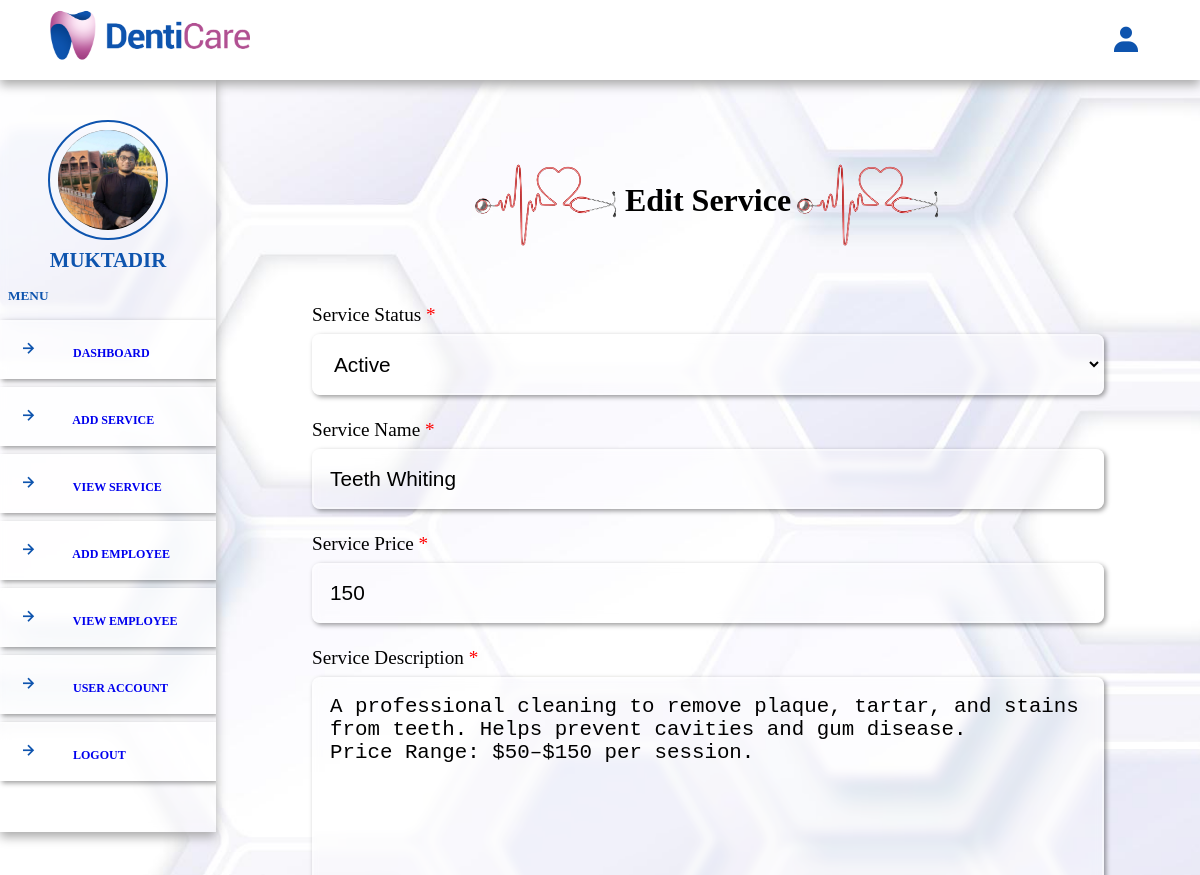
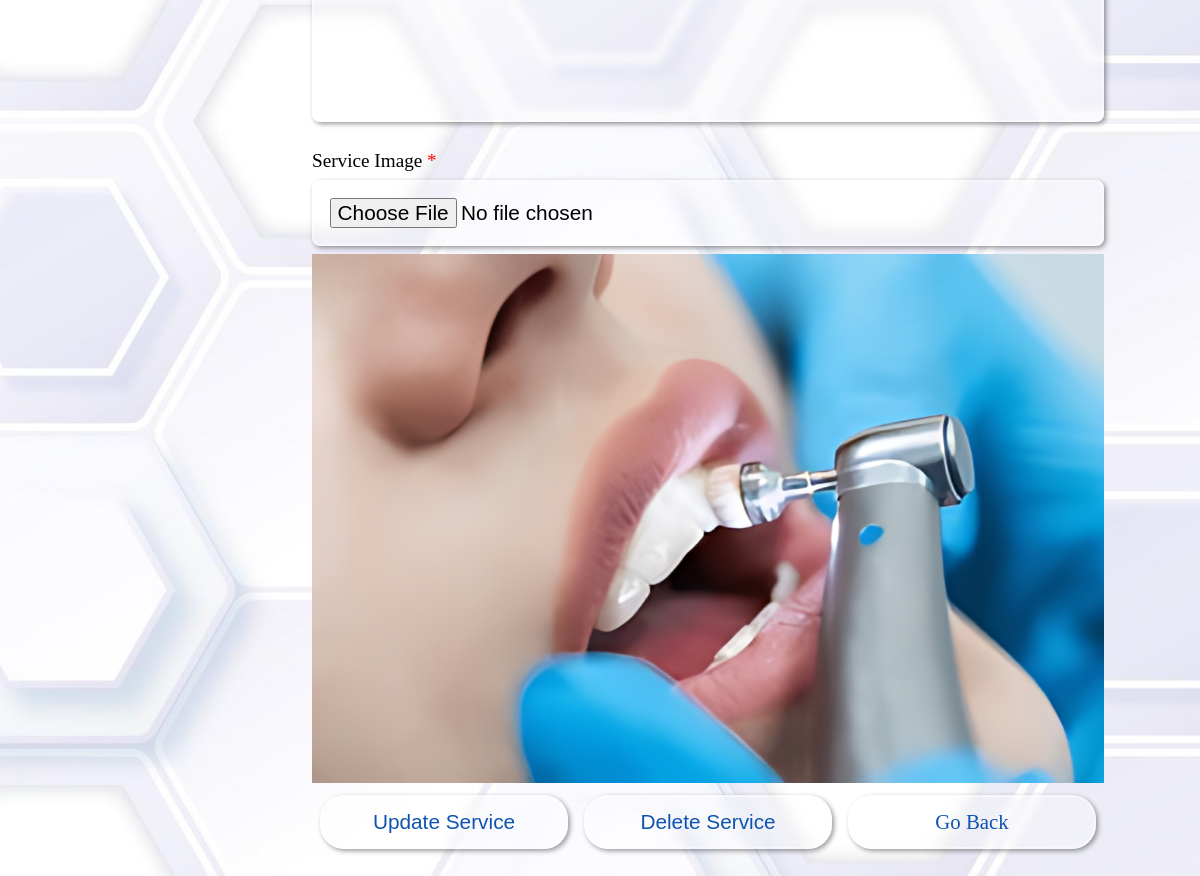
/admin/edit_service.php?id=d3vnOi2wiSUsdJ6y9zfJ (signed in), run on the app's committed database (2 pictures, top to bottom).
### tables this page shows
CREATE TABLE `services` (
  `id` varchar(255) NOT NULL,
  `name` varchar(255) NOT NULL,
  `price` int(11) NOT NULL,
  `image` varchar(255) NOT NULL,
  `service_details` text NOT NULL,
  `status` varchar(255) NOT NULL
);

### admin/edit_service.php (the view, shortened to what this page needs)
<?php
include '../components/connect.php';
?>
<!DOCTYPE html>
<html lang="en">
<head>
    <link rel="stylesheet" href="https://cdnjs.cloudflare.com/ajax/libs/font-awesome/6.2.0/css/all.min.css">
    <link rel="stylesheet" href="../css/admin_style.css?v=<?php echo time(); ?>">
    <link rel="stylesheet" href="https://unpkg.com/boxicons@latest/css/boxicons.min.css">
</head>
<body>
    <div class="main-container">
        <?php include '../components/admin_header.php'; ?>
        <section class="post_editor">
        <div class="heading">
                <h1><img src="../image/separator.png">Edit Service<img src="../image/separator.png"></h1>
            </div>
            <div class="form-container">
                <?php
                $service_id = $_GET['id'];
                $select_service = $conn->prepare("SELECT * FROM `services` WHERE id = ?");
                $select_service->execute([$service_id]);
                if ($select_service->rowCount() > 0) {
                    $fetch_service = $select_service->fetch(PDO::FETCH_ASSOC);
                ?>
                <form action="" method="post" enctype="multipart/form-data">
                    <div class="input-field">
                        <p>Service Status <span>*</span></p>
                        <select name="status" class="box">
                            <option value="active" <?= ($fetch_service['status'] === 'active') ? 'selected' : ''; ?>>Active</option>
                        </select>
                    </div>
                    <div class="input-field">
                        <p>Service Name <span>*</span></p>
                        <input type="text" name="name" value="<?= $fetch_service['name']; ?>" class="box" required>
                    </div>
                    <div class="input-field">
                        <p>Service Price <span>*</span></p>
                        <input type="number" name="price" value="<?= $fetch_service['price']; ?>" class="box" required>
                    </div>
                    <div class="input-field">
                        <p>Service Description <span>*</span></p>
                        <textarea name="content" class="box" required><?= $fetch_service['service_details']; ?></textarea>
                    </div>
                    <div class="input-field">
                        <p>Service Image <span>*</span></p>
                        <input type="file" name="image" accept="image/*" class="box">
                        <?php if($fetch_service['image'] != '') { ?>
                            <img src="../uploaded_files/<?= $fetch_service['image']; ?>" class="image" style="width: 100%;">
                        <?php } ?>
                    </div>
                    <div class="flex-btn">
                        <button type="submit" name="update" class="btn">Update Service</button>
                        <button type="submit" name="delete" class="btn" onclick="return confirm('Delete this service?');">Delete Service</button>
                        <a href="view_service.php?post_id=<?= $fetch_service['id']; ?>" class="btn" style="text-align: center;" >Go Back</a>
                    </div>
                </form>
                <?php
                } else {
                    echo '<div class="empty"><p>No services found</p></div>';
                }
                ?>
            </div>
        </section>
    </div>
</body>
</html>

### components/admin_header.php (shortened to what this page needs)
<header>
    <div class="logo">
        <img src="../image/logo.png" width="200">
    </div>
    <div class="right">
        <div class="profile-icon">
            <i class="bx bxs-user" id="user-btn"></i>
        </div>
    </div>
</header>
<div class="side-container">
    <div class="sidebar">
        <?php
        $select_profile = $conn->prepare("SELECT * FROM `admin` WHERE id = ?");
        $select_profile->execute([$admin_id]);
        if ($select_profile->rowCount() > 0) {
            $fetch_profile = $select_profile->fetch(PDO::FETCH_ASSOC);
        ?>
            <div class="profile">
                <img src="../uploaded_files/<?= $fetch_profile['image']; ?>" class="logo-img" alt="Profile Picture">
                <p><?= $fetch_profile['name']; ?></p>
            </div>
        <?php
        }
        ?>
        <h5>Menu</h5>
        <div class="navbar">
            <ul>
                <li><a href="dashboard.php"><i class="bx bx-right-arrow-alt"></i> Dashboard</a></li>
                <li><a href="add_service.php"><i class="bx bx-right-arrow-alt"></i> Add Service</a></li>
                <li><a href="view_service.php"><i class="bx bx-right-arrow-alt"></i> View Service</a></li>
                <li><a href="add_employee.php"><i class="bx bx-right-arrow-alt"></i> Add Employee</a></li>
                <li><a href="view_employee.php"><i class="bx bx-right-arrow-alt"></i> View Employee</a></li>
                <li><a href="user_account.php"><i class="bx bx-right-arrow-alt"></i> User Account</a></li>
                <li><a href="../components/admin_logout.php" onclick="return confirm('Logout from this website?');"><i class="bx bx-right-arrow-alt"></i> Logout</a></li>
            </ul>
        </div>
    </div>
</div>

### css/admin_style.css (style rules this page uses)
* { margin: 0; padding: 0; box-sizing: border-box; outline: none; text-decoration: none; list-style: none; }
:root { --space: 2rem; --main-color: #0e54ae; --pink-color: #ff8e9d; --pink-opacity: #ffe6e9; --white-alfa-40: rgba(255, 255, 255, 0.40); --white-alfa-25: rgba(255, 255, 255, 0.25); --backdrop-filter: blur(5px); --box-shadow: 2px 2px 5px rgba(0, 0, 0, 0.40); }
body { background-image: url('../image/bg0.jpg'); background-repeat: no-repeat; background-position: center center; background-size: cover; background-attachment: fixed; }
html { scroll-behavior: smooth; }
.btn { background-color: var(--white-alfa-25); border: 2px solid var(--white-alfa-40); backdrop-filter: var(--backdrop-filter); box-shadow: var(--box-shadow); text-transform: capitalize; color: var(--main-color); padding: .8rem 2rem; border-radius: 1.5rem; font-size: 20px; cursor: pointer; position: relative; }
.btn:before { content: ''; position: absolute; top: 0; left: 0; height: 0; width: 100%; border-radius: 30px; background-color: var(--main-color); z-index: -1; transition: height 0.3s ease; }
.heading { text-align: center; line-height: 1.5; }
.heading h1 { font-size: 2rem; text-transform: capitalize; display: flex; align-items: center; justify-content: center; }
.heading img { margin: 0 .2rem; width: 150px !important; }
section, .post-editor { width: 75vw; min-height: 10vh; border-radius: 10px; padding: 4%; margin: 8% 4%; margin-bottom: 2%; }
.flex-btn { display: flex; justify-content: space-between; }
.flex-btn .btn { margin: .5rem; }
.form-container { display: flex; align-items: center; justify-content: center; min-height: 100vh; position: relative; padding: 4% 0; }
.form-container form p { padding-top: 1rem; font-size: 1.2rem; text-transform: capitalize; }
.form-container form p span { color: red; }
.form-container form .box { background-color: var(--white-alfa-25); border: 2px solid var(--white-alfa-40); backdrop-filter: var(--backdrop-filter); box-shadow: var(--box-shadow); border-radius: .5rem; width: 100%; margin: .5rem 0; font-size: 1.3rem; padding: 1rem; }
.form-container form textarea { height: 20rem; resize: none; }
.form-container .btn { width: 100%; font-size: 1.3rem; }
header { position: fixed; left: 0; top: 0; right: 0; height: 80px; z-index: 151; box-shadow: 0px 5px 10px 0px #aaa; padding: 0 50px; background-color: #fff; display: flex; justify-content: space-between; align-items: center; }
#user-btn, .toggle-btn { font-size: 2rem; padding: 0.5rem; color: var(--main-color); cursor: pointer; transition: color 0.6s; margin-left: 0.5rem; }
.main-container { display: flex; }
.sidebar { background-color: var(--white-alfa-40); backdrop-filter: var(--backdrop-filter); padding-top: 2rem; width: 18vw; height: 100vh; position: sticky; --offset: var(--space); top: var(--offset); box-shadow: 0px 5px 10px 0px #aaa; overflow: auto; z-index: 1; }
.sidebar h5 { text-transform: uppercase; color: var(--main-color); padding: .5rem; margin: .5rem 0; }
.profile { margin: .5rem auto; display: flex; flex-direction: column; align-items: center; justify-content: center; }
.sidebar .profile { margin-top: 3.5rem; }
.sidebar .profile p { margin-top: .5rem; text-transform: uppercase; font-weight: bold; font-size: 1.3rem; color: var(--main-color); }
.logo-img { border-radius: 50%; padding: .5rem; border-radius: 50%; border: 2px solid var(--main-color); width: 120px; height: 120px; }
.sidebar ul li { padding: 1rem; background-color: var(--white-alfa-40); border: 2px solid var(--white-alfa-25); backdrop-filter: var(--backdrop-filter); box-shadow: var(--box-shadow); position: relative; transition: .3s; margin: .5rem 0; }
.sidebar ul li::before { position: absolute; content: ''; left: 0; top: 0; height: 0%; width: 5px; background-color: var(--main-color); z-index: 2; transition: height 200ms linear; }
.sidebar ul li i { color: var(--main-color); font-size: 20px; margin-right: 2rem; }
.sidebar ul li a { text-transform: uppercase; font-size: 12px; font-weight: bold; cursor: pointer; }

### data on the page
services: status "Active", name "Teeth Whiting", price "150", content "A professional cleaning to remove plaque, tartar, and stains from teeth. Helps prevent cavities and gum disease. Price Range: $50–$150 per session.", image (picture)

### other printed values
$fetch_profile['name'] "MUKTADIR"
